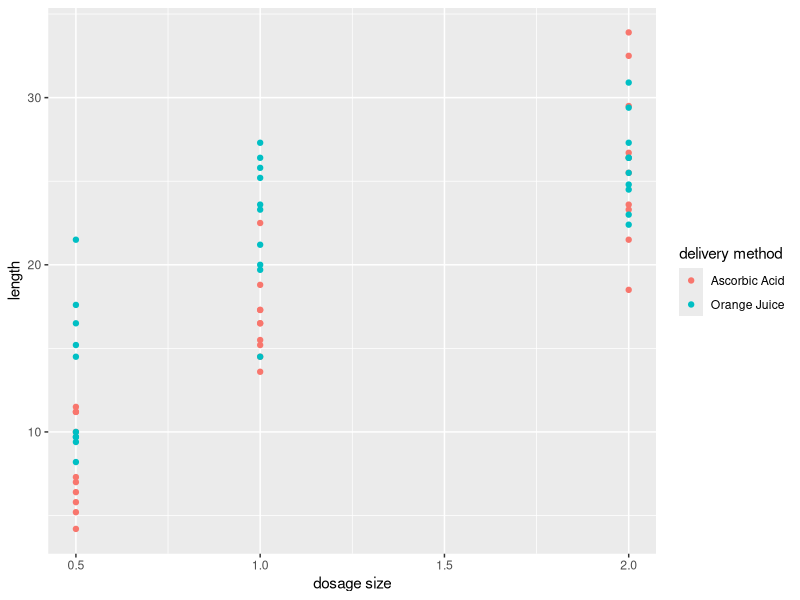

Generate this figure with R:
## ---- chunk 1
library(datasets)
summary(ToothGrowth)
## ---- chunk 2
tidyTooth <- ToothGrowth
colnames(tidyTooth) <- c("length", "delivery method", "dosage size")
tidyTooth$`delivery method` <- as.character(tidyTooth$`delivery method`)
tidyTooth$`delivery method`[tidyTooth$"delivery method" == "OJ"] <- "Orange Juice"
tidyTooth$`delivery method`[tidyTooth$"delivery method" == "VC"] <- "Ascorbic Acid"
tidyTooth$`delivery method` <- as.factor(tidyTooth$`delivery method`)
## ---- chunk 3
library(ggplot2)
ggplot(data = tidyTooth) + geom_point(aes(x = `dosage size`, y = length, color = `delivery method`))
## ---- chunk 4
t.test(tidyTooth$length[tidyTooth$"delivery method" == "Ascorbic Acid"], tidyTooth$length[tidyTooth$"delivery method" == "Ascorbic Acid"], alternative = "two.sided", paired= FALSE)

